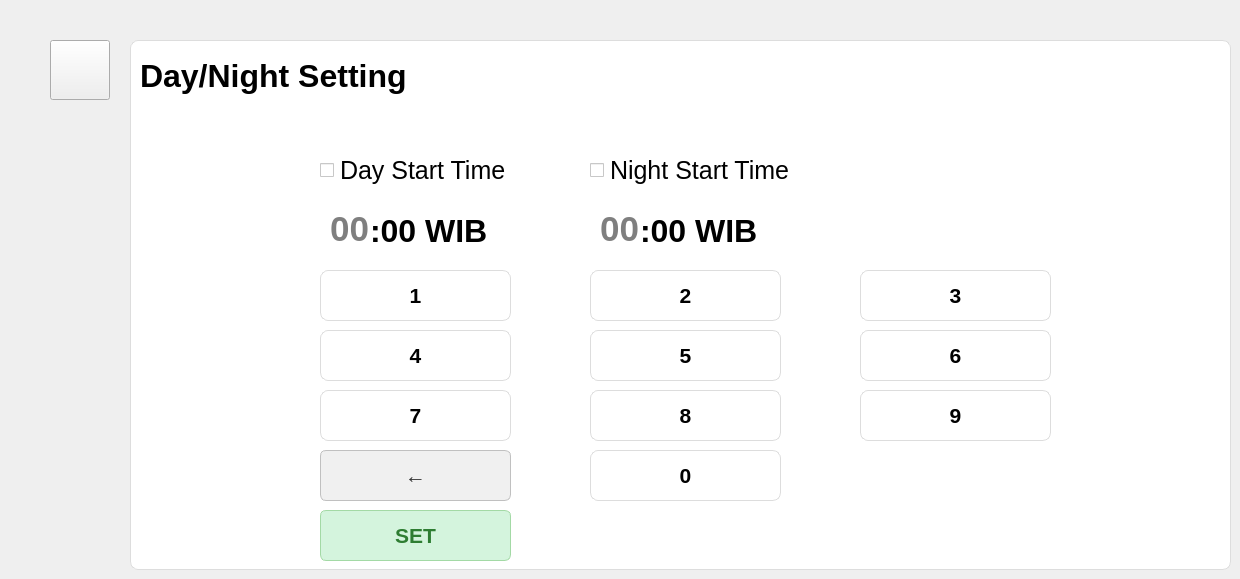
    <widget class="QWidget" name="dayNightPage">
     <widget class="QPushButton" name="goDashboardFromDayNight">
      <property name="geometry">
       <rect>
        <x>50</x>
        <y>40</y>
        <width>60</width>
        <height>60</height>
       </rect>
      </property>
      <property name="font">
       <font>
        <pointsize>20</pointsize>
        <weight>75</weight>
        <bold>true</bold>
       </font>
      </property>
      <property name="text">
       <string/>
      </property>
      <property name="icon">
       <iconset>
        <normaloff>image-removebg-preview (2).png</normaloff>image-removebg-preview (2).png</iconset>
      </property>
      <property name="iconSize">
       <size>
        <width>40</width>
        <height>40</height>
       </size>
      </property>
     </widget>
     <widget class="QFrame" name="dayNightFrame">
      <property name="geometry">
       <rect>
        <x>130</x>
        <y>40</y>
        <width>1101</width>
        <height>530</height>
       </rect>
      </property>
      <property name="styleSheet">
       <string notr="true">background-color: #ffffff;   /* Putih bersih */
    border: 1px solid #dddddd;  /* Border abu muda agar tidak terlalu kontras */
    border-radius: 8px;         /* Sudut agak membulat */</string>
      </property>
      <property name="frameShape">
       <enum>QFrame::StyledPanel</enum>
      </property>
      <property name="frameShadow">
       <enum>QFrame::Raised</enum>
      </property>
      <widget class="QPushButton" name="buttonZeroStartTime">
       <property name="geometry">
        <rect>
         <x>460</x>
         <y>410</y>
         <width>191</width>
         <height>51</height>
        </rect>
       </property>
       <property name="font">
        <font>
         <pointsize>16</pointsize>
         <weight>75</weight>
         <bold>true</bold>
        </font>
       </property>
       <property name="text">
        <string>0</string>
       </property>
      </widget>
      <widget class="QPushButton" name="buttonSixStartTime">
       <property name="geometry">
        <rect>
         <x>730</x>
         <y>290</y>
         <width>191</width>
         <height>51</height>
        </rect>
       </property>
       <property name="font">
        <font>
         <pointsize>16</pointsize>
         <weight>75</weight>
         <bold>true</bold>
        </font>
       </property>
       <property name="text">
        <string>6</string>
       </property>
      </widget>
      <widget class="QCheckBox" name="startDayOnOff">
       <property name="geometry">
        <rect>
         <x>190</x>
         <y>110</y>
         <width>191</width>
         <height>41</height>
        </rect>
       </property>
       <property name="font">
        <font>
         <pointsize>19</pointsize>
        </font>
       </property>
       <property name="styleSheet">
        <string notr="true">border: none;
</string>
       </property>
       <property name="text">
        <string>Day Start Time</string>
       </property>
      </widget>
      <widget class="QPushButton" name="buttonThreeStartTime">
       <property name="geometry">
        <rect>
         <x>730</x>
         <y>230</y>
         <width>191</width>
         <height>51</height>
        </rect>
       </property>
       <property name="font">
        <font>
         <pointsize>16</pointsize>
         <weight>75</weight>
         <bold>true</bold>
        </font>
       </property>
       <property name="text">
        <string>3</string>
       </property>
      </widget>
      <widget class="QPushButton" name="buttonNineStartTime">
       <property name="geometry">
        <rect>
         <x>730</x>
         <y>350</y>
         <width>191</width>
         <height>51</height>
        </rect>
       </property>
       <property name="font">
        <font>
         <pointsize>16</pointsize>
         <weight>75</weight>
         <bold>true</bold>
        </font>
       </property>
       <property name="text">
        <string>9</string>
       </property>
      </widget>
      <widget class="QCheckBox" name="startNightOnOff">
       <property name="enabled">
        <bool>true</bool>
       </property>
       <property name="geometry">
        <rect>
         <x>460</x>
         <y>110</y>
         <width>211</width>
         <height>41</height>
        </rect>
       </property>
       <property name="font">
        <font>
         <pointsize>19</pointsize>
        </font>
       </property>
       <property name="styleSheet">
        <string notr="true">border: none;
</string>
       </property>
       <property name="text">
        <string>Night Start Time</string>
       </property>
       <property name="checked">
        <bool>false</bool>
       </property>
       <property name="autoRepeat">
        <bool>false</bool>
       </property>
      </widget>
      <widget class="QPushButton" name="buttonDelStartTime">
       <property name="geometry">
        <rect>
         <x>190</x>
         <y>410</y>
         <width>191</width>
         <height>51</height>
        </rect>
       </property>
       <property name="font">
        <font>
         <pointsize>16</pointsize>
         <weight>75</weight>
         <bold>true</bold>
        </font>
       </property>
       <property name="styleSheet">
        <string notr="true">  background-color: #f0f0f0;       /* Abu-abu muda */
    border: 1px solid #c0c0c0;       /* Border abu yang sedikit lebih gelap */
    border-radius: 6px;
    padding: 5px 12px;
    color: #333333;                  /* Teks abu gelap */
    font-weight: bold;</string>
       </property>
       <property name="text">
        <string>←</string>
       </property>
      </widget>
      <widget class="QLineEdit" name="startTimeNight">
       <property name="geometry">
        <rect>
         <x>460</x>
         <y>168</y>
         <width>51</width>
         <height>41</height>
        </rect>
       </property>
       <property name="font">
        <font>
         <pointsize>26</pointsize>
         <weight>75</weight>
         <bold>true</bold>
        </font>
       </property>
       <property name="styleSheet">
        <string notr="true">border: none;
</string>
       </property>
       <property name="text">
        <string/>
       </property>
       <property name="alignment">
        <set>Qt::AlignRight|Qt::AlignTrailing|Qt::AlignVCenter</set>
       </property>
       <property name="placeholderText">
        <string>00</string>
       </property>
      </widget>
      <widget class="QLabel" name="startTimeNightUnit">
       <property name="geometry">
        <rect>
         <x>510</x>
         <y>170</y>
         <width>191</width>
         <height>41</height>
        </rect>
       </property>
       <property name="font">
        <font>
         <pointsize>24</pointsize>
         <weight>75</weight>
         <bold>true</bold>
        </font>
       </property>
       <property name="styleSheet">
        <string notr="true">border: none;
</string>
       </property>
       <property name="text">
        <string>:00 WIB</string>
       </property>
      </widget>
      <widget class="QPushButton" name="buttonFourStartTime">
       <property name="geometry">
        <rect>
         <x>190</x>
         <y>290</y>
         <width>191</width>
         <height>51</height>
        </rect>
       </property>
       <property name="font">
        <font>
         <pointsize>16</pointsize>
         <weight>75</weight>
         <bold>true</bold>
        </font>
       </property>
       <property name="text">
        <string>4</string>
       </property>
      </widget>
      <widget class="QPushButton" name="buttonTwoStartTime">
       <property name="geometry">
        <rect>
         <x>460</x>
         <y>230</y>
         <width>191</width>
         <height>51</height>
        </rect>
       </property>
       <property name="font">
        <font>
         <pointsize>16</pointsize>
         <weight>75</weight>
         <bold>true</bold>
        </font>
       </property>
       <property name="text">
        <string>2</string>
       </property>
      </widget>
      <widget class="QPushButton" name="buttonSevenStartTime">
       <property name="geometry">
        <rect>
         <x>190</x>
         <y>350</y>
         <width>191</width>
         <height>51</height>
        </rect>
       </property>
       <property name="font">
        <font>
         <pointsize>16</pointsize>
         <weight>75</weight>
         <bold>true</bold>
        </font>
       </property>
       <property name="text">
        <string>7</string>
       </property>
      </widget>
      <widget class="QPushButton" name="buttonFiveStartTime">
       <property name="geometry">
        <rect>
         <x>460</x>
         <y>290</y>
         <width>191</width>
         <height>51</height>
        </rect>
       </property>
       <property name="font">
        <font>
         <pointsize>16</pointsize>
         <weight>75</weight>
         <bold>true</bold>
        </font>
       </property>
       <property name="text">
        <string>5</string>
       </property>
      </widget>
      <widget class="QLabel" name="dayNightStartTimeTitle">
       <property name="geometry">
        <rect>
         <x>10</x>
         <y>10</y>
         <width>311</width>
         <height>51</height>
        </rect>
       </property>
       <property name="font">
        <font>
         <pointsize>24</pointsize>
         <weight>75</weight>
         <bold>true</bold>
        </font>
       </property>
       <property name="styleSheet">
        <string notr="true">border: none;
</string>
       </property>
       <property name="text">
        <string>Day/Night Setting</string>
       </property>
      </widget>
      <widget class="QPushButton" name="buttonEightStartTime">
       <property name="geometry">
        <rect>
         <x>460</x>
         <y>350</y>
         <width>191</width>
         <height>51</height>
        </rect>
       </property>
       <property name="font">
        <font>
         <pointsize>16</pointsize>
         <weight>75</weight>
         <bold>true</bold>
        </font>
       </property>
       <property name="text">
        <string>8</string>
       </property>
      </widget>
      <widget class="QPushButton" name="setStartTime">
       <property name="geometry">
        <rect>
         <x>190</x>
         <y>470</y>
         <width>191</width>
         <height>51</height>
        </rect>
       </property>
       <property name="font">
        <font>
         <pointsize>16</pointsize>
         <weight>75</weight>
         <bold>true</bold>
        </font>
       </property>
       <property name="styleSheet">
        <string notr="true">  background-color: #d4f4dd;      /* Hijau muda lembut */
    border: 1px solid #a3d9a5;      /* Border hijau natural */
    border-radius: 6px;             /* Sudut agak membulat */
    padding: 5px 12px;              /* Padding untuk kenyamanan klik */
    color: #2e7d32;                 /* Teks hijau gelap */
    font-weight: bold;</string>
       </property>
       <property name="text">
        <string>SET</string>
       </property>
      </widget>
      <widget class="QLineEdit" name="startTimeDay">
       <property name="geometry">
        <rect>
         <x>190</x>
         <y>168</y>
         <width>51</width>
         <height>41</height>
        </rect>
       </property>
       <property name="font">
        <font>
         <pointsize>26</pointsize>
         <weight>75</weight>
         <bold>true</bold>
        </font>
       </property>
       <property name="styleSheet">
        <string notr="true">border: none;
</string>
       </property>
       <property name="text">
        <string/>
       </property>
       <property name="alignment">
        <set>Qt::AlignRight|Qt::AlignTrailing|Qt::AlignVCenter</set>
       </property>
       <property name="placeholderText">
        <string>00</string>
       </property>
      </widget>
      <widget class="QLabel" name="startTimeDayUnit">
       <property name="geometry">
        <rect>
         <x>240</x>
         <y>170</y>
         <width>161</width>
         <height>41</height>
        </rect>
       </property>
       <property name="font">
        <font>
         <pointsize>24</pointsize>
         <weight>75</weight>
         <bold>true</bold>
        </font>
       </property>
       <property name="styleSheet">
        <string notr="true">border: none;
</string>
       </property>
       <property name="text">
        <string>:00 WIB</string>
       </property>
      </widget>
      <widget class="QPushButton" name="buttonOneStartTime">
       <property name="geometry">
        <rect>
         <x>190</x>
         <y>230</y>
         <width>191</width>
         <height>51</height>
        </rect>
       </property>
       <property name="font">
        <font>
         <pointsize>16</pointsize>
         <weight>75</weight>
         <bold>true</bold>
        </font>
       </property>
       <property name="text">
        <string>1</string>
       </property>
      </widget>
      <widget class="QLabel" name="label_5">
       <property name="geometry">
        <rect>
         <x>320</x>
         <y>15</y>
         <width>51</width>
         <height>41</height>
        </rect>
       </property>
       <property name="styleSheet">
        <string notr="true">border: none;
</string>
       </property>
       <property name="text">
        <string/>
       </property>
       <property name="pixmap">
        <pixmap>C:/Users/VICTUS/Downloads/990003-200.png</pixmap>
       </property>
       <property name="scaledContents">
        <bool>true</bool>
       </property>
      </widget>
     </widget>
     <zorder>dayNightFrame</zorder>
     <zorder>goDashboardFromDayNight</zorder>
    </widget>
